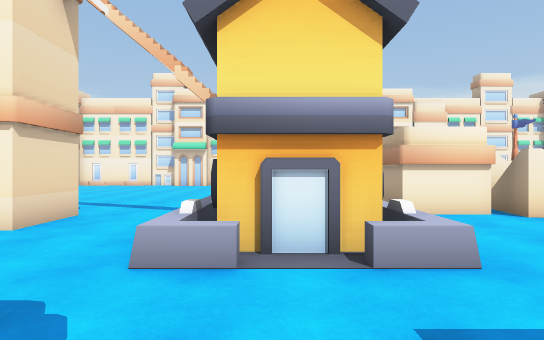
[1] (above)

24 first-person views from a walk through a 3-D level made in the Unity game engine. The camera is 1.35 m above the floor, looks level and sees 75° across. Doors are open. The floor is counted in squares, 1.44 m on a side. Each view is taken from the middle of a square. On the plan, view 1 faces up. The plan holds only what a view shows up to about 12 squares ahead; the rest is blank. The place goes on beyond the plan. The player is left out. Some surface patterns are stand-ins.

[2]
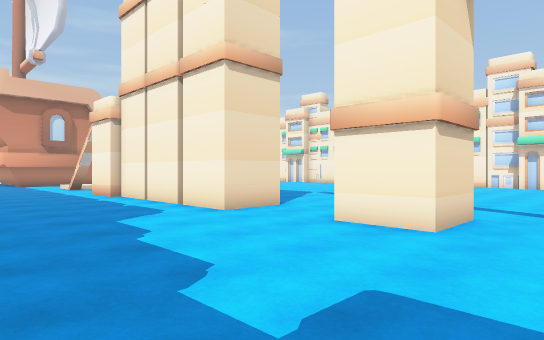

[3]
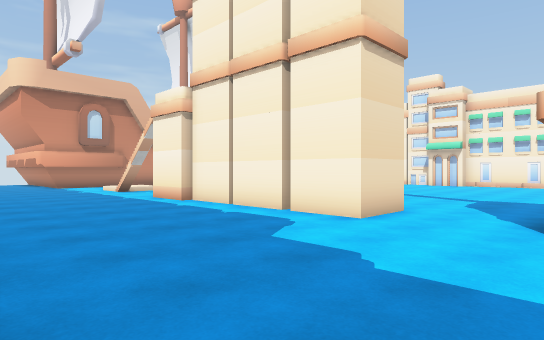

[4]
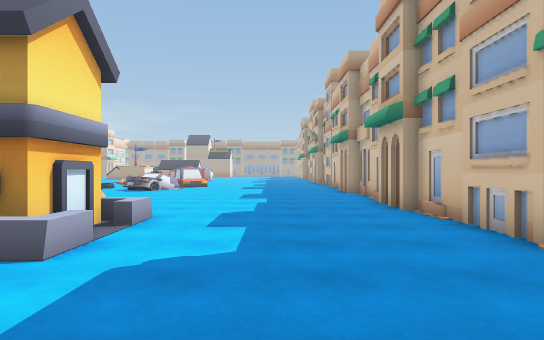

[5]
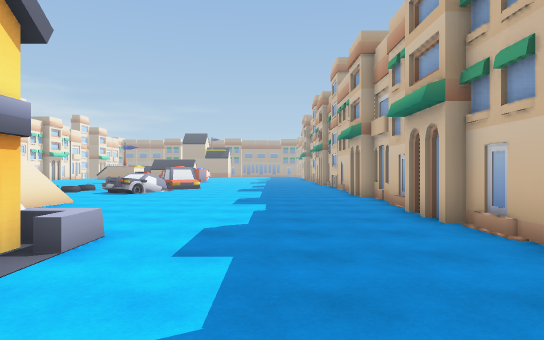

[6]
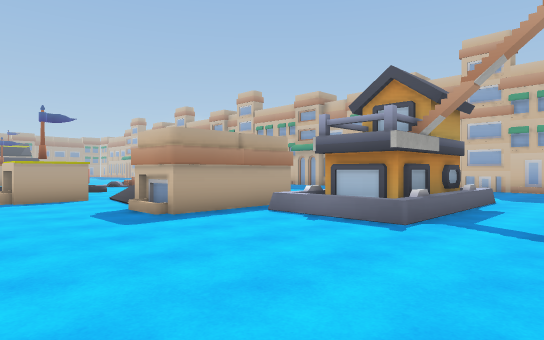

[7]
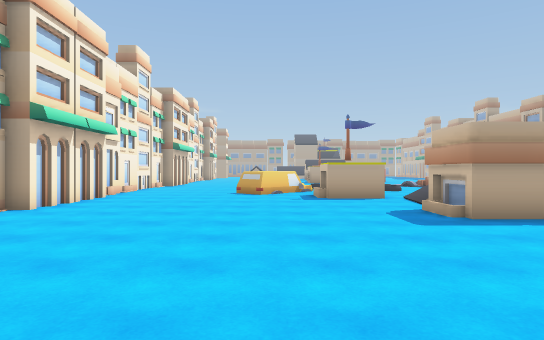

[8]
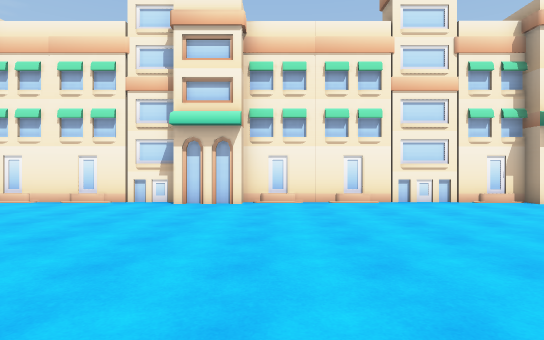

[9]
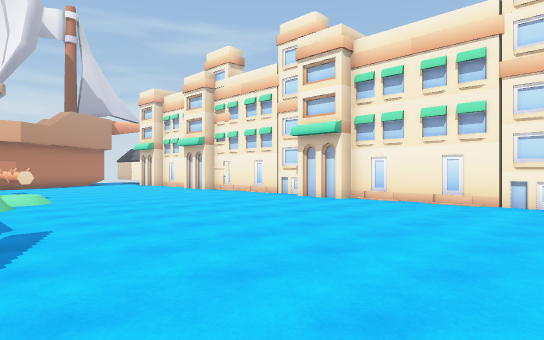

[10]
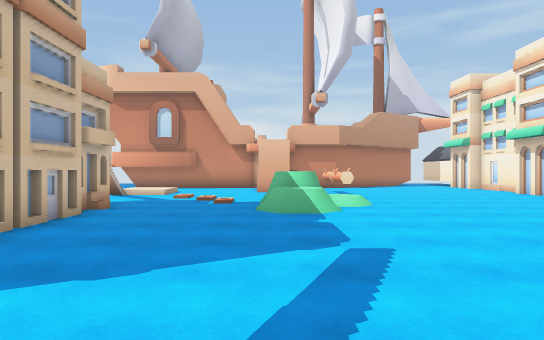

[11]
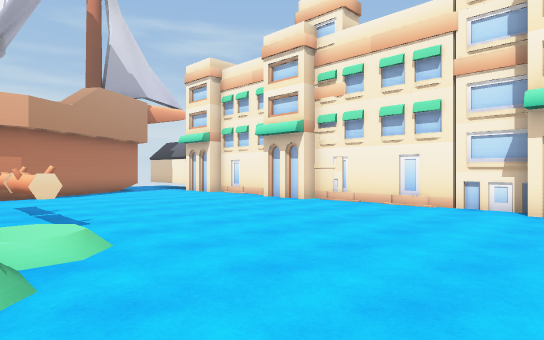

[12]
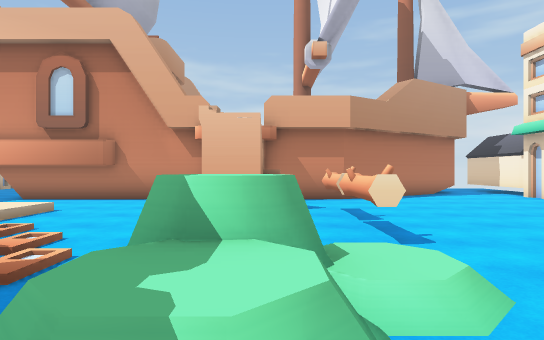

[13]
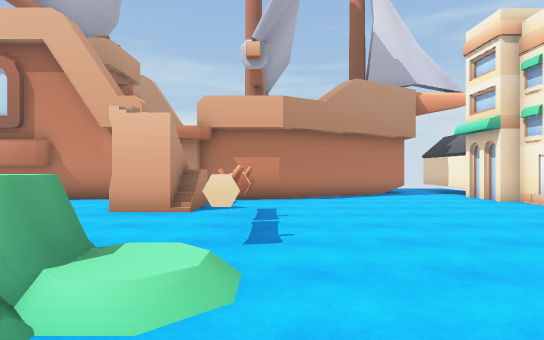

[14]
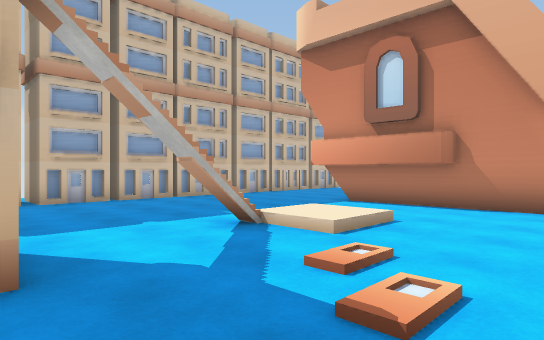

[15]
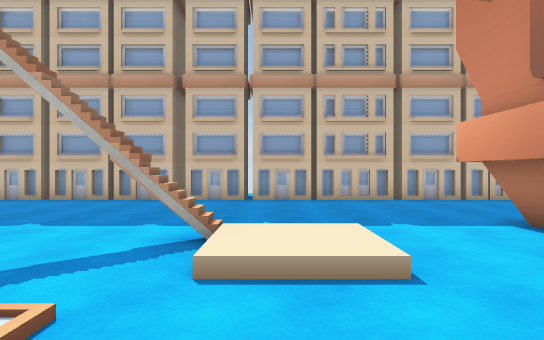

[16]
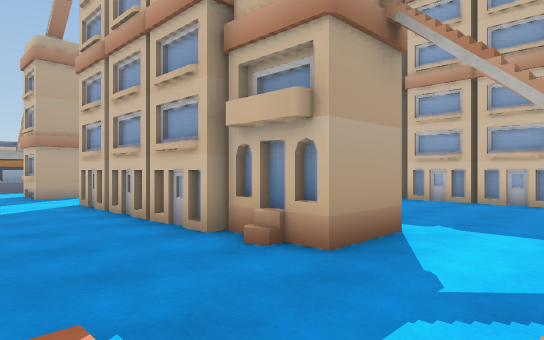

[17]
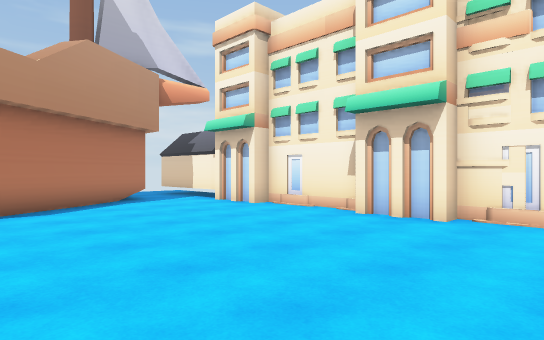

[18]
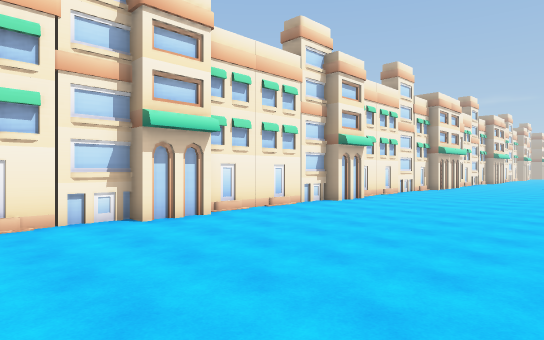

[19]
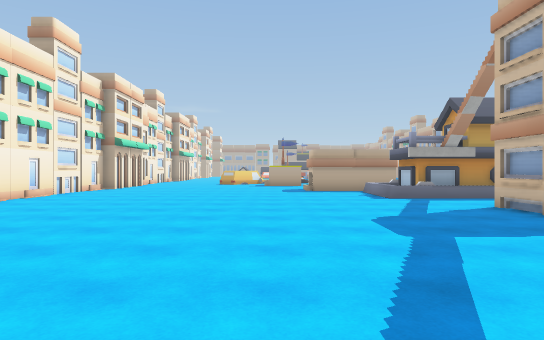

[20]
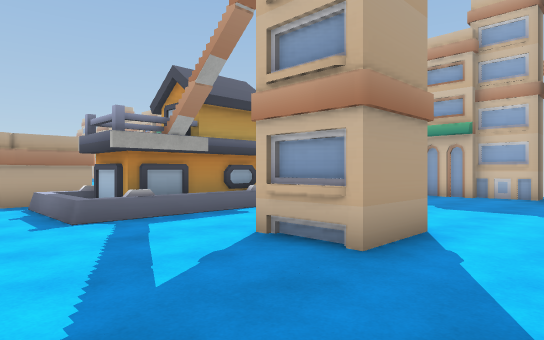

[21]
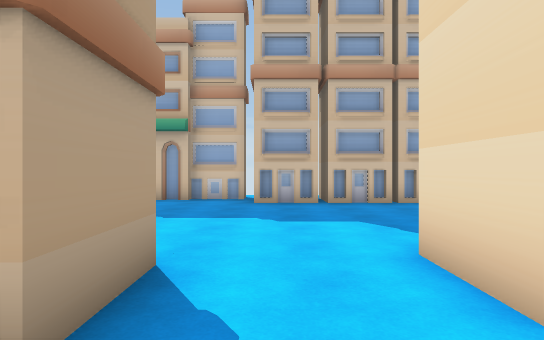

[22]
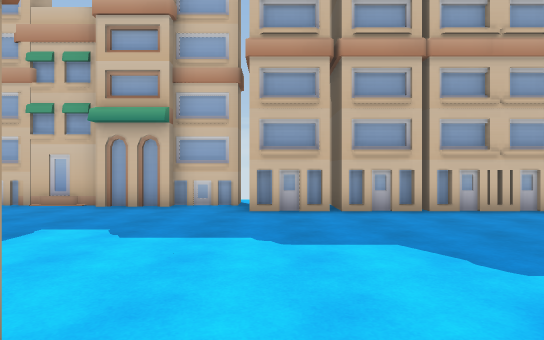

[23]
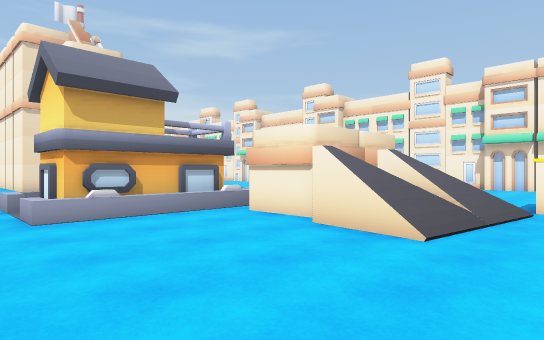

[24]
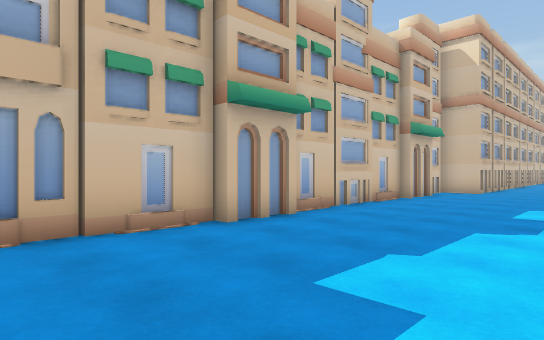

### Floor plan
Key: @ floor where view 1 was taken; # wall or solid block; . main floor; : floor 0.25 m higher than the main floor; + floor 2 m higher than the main floor; / step, stairs or slope; ^ raised ledge; O other object.
Columns run from 28 left of view 1 to 9 right of it. Each row starts with its distance up from view 1.
 22     OOO ##OOO### OOOO### OOOO##OO
 21  O##...##......##......##........####
 20 .....................................
 19 #....................................
 18 #....................................
 17 ##...................................
 16  ##..................................
 15   #..................................
 14   ##..OOOO...........................
 13    #.......:/.......................##
 12    # //.../^^^......................O
 11    #  #....^^:.................OO.//.
 10    # .....//...................OO //.
  9    #.....//................^^^^OO //.
  8    #...../.................^##^OOO//.
  7    #..//......######...##..^ #^..#//..
  6    #../:....OO######...##..^ #^.......
  5    #..///+..OO######.......# #^.......
  4    #.......................^##^.......
  3    #..................................
  2  .....................................
  1  .....................................
  0 ............................@.........
 -1 #...######.....#######................
 -2 ##### ########## ###  ..##......##...
 -3                       ### OO##OO #OOOO

Where each view was taken, in squares from view 1:
view 1: 0 up, 0 right, facing up
view 2: 0 up, 2 left, facing up-left
view 3: 1 down, 5 left, facing up-left
view 4: 1 up, 5 left, facing right
view 5: 1 up, 3 left, facing right
view 6: 15 up, 4 left, facing down-right
view 7: 15 up, 4 left, facing right
view 8: 11 up, 3 left, facing up
view 9: 11 up, 5 left, facing up-left
view 10: 11 up, 7 left, facing left
view 11: 12 up, 12 left, facing up-left
view 12: 12 up, 14 left, facing left
view 13: 14 up, 14 left, facing left
view 14: 10 up, 16 left, facing down-left
view 15: 10 up, 21 left, facing down
view 16: 10 up, 19 left, facing down-right
view 17: 14 up, 17 left, facing up-left
view 18: 13 up, 17 left, facing up-right
view 19: 13 up, 13 left, facing right
view 20: 11 up, 8 left, facing down-right
view 21: 9 up, 7 left, facing down
view 22: 7 up, 7 left, facing down
view 23: 2 up, 9 right, facing up-left
view 24: 3 up, 9 right, facing down-left
